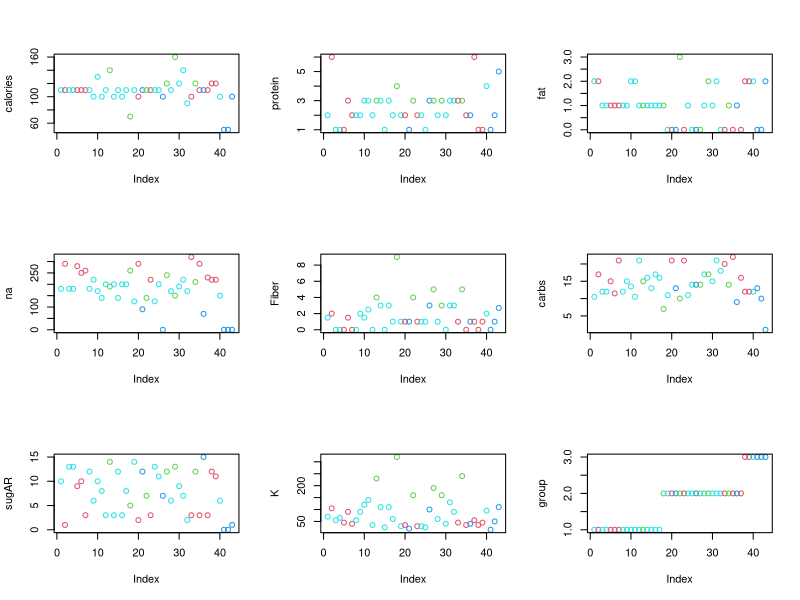

Source code (R):
data=read.csv("kmeans.csv",head=FALSE)
data1<-data[3:11]
cluster<-kmeans(data1,4)
par(mfrow=c(3,3))
plot(data1[,1],col=cluster$cluster+1,ylab='calories')
plot(data1[,2],col=cluster$cluster+1,ylab='protein')
plot(data1[,3],col=cluster$cluster+1,ylab='fat')
plot(data1[,4],col=cluster$cluster+1,ylab='na')
plot(data1[,5],col=cluster$cluster+1,ylab='Fiber')
plot(data1[,6],col=cluster$cluster+1,ylab='carbs')
plot(data1[,7],col=cluster$cluster+1,ylab='sugAR')
plot(data1[,8],col=cluster$cluster+1,ylab='K')
plot(data1[,9],col=cluster$cluster+1,ylab='group')
#write.table(sequence1,file="test.csv",sep=",",append=TRUE,row.names=FALSE,col.names=FALSE)